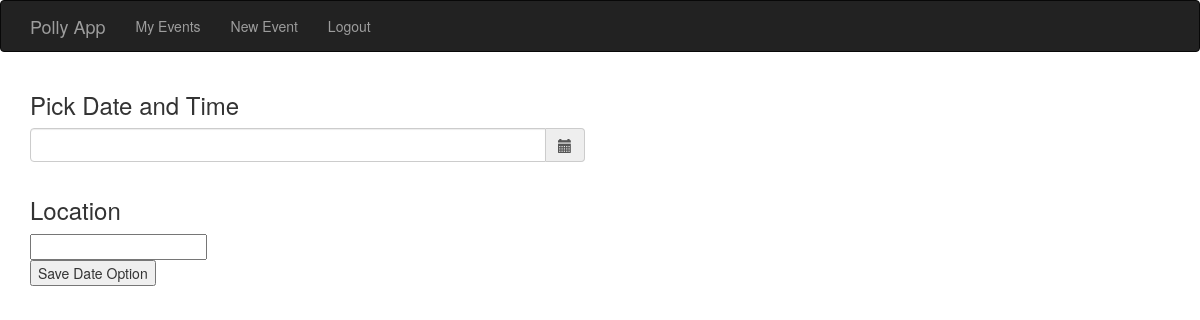
Before: /new_event_date/6 (signed in) with the older database file.
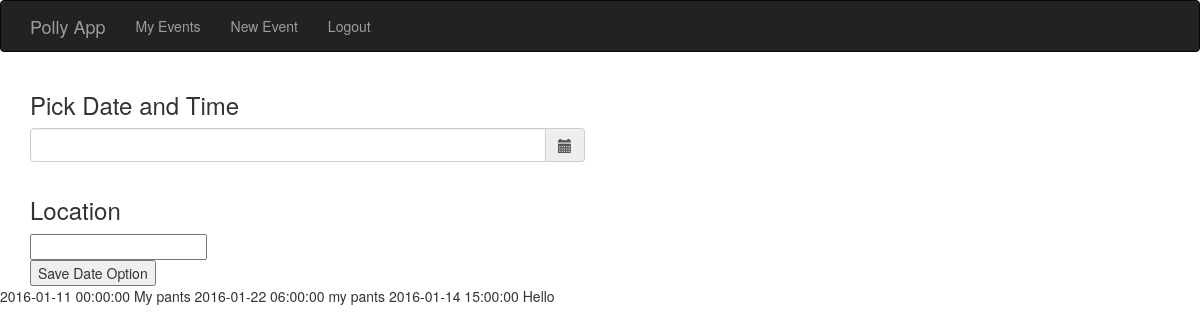
After: the same page with the newer database file.
### app/models.py (models this page shows, shortened)
class EventDate(db.Model):
	__tablename__ = "eventdates"
	id = db.Column(db.Integer, primary_key=True)
	event_id = db.Column(db.Integer, db.ForeignKey("events.id"))
	date = db.Column(db.DateTime, unique=False)
	location = db.Column(db.String(120), unique=False)
	confirmed = db.Column(db.Boolean, unique=False, default = False)
	eventinvites = db.relationship('EventInvite', backref=db.backref('eventdate', lazy='select'))  #RELATIONSHIP DECLARATION

### app/views.py (the view)
@app.route('/new_event_date/<int:event_id>', methods=['GET', 'POST'])
@login_required
def new_event_date(event_id):
	form = EventDateForm()
	if form.validate_on_submit():
		date = datetime.datetime.strptime(form.date.data, '%m/%d/%Y %I:%M %p')
		eventdate = EventDate(event_id = event_id, date = date, location = form.location.data)
		db.session.add(eventdate)
		db.session.commit()
		return redirect(url_for('new_event_date', event_id=event_id))
	eventdates = EventDate.query.filter_by(event_id = event_id).all()
	event = Event.query.filter_by(id = event_id).first()
	return render_template("new_event_date.html", title="New Event Date", form = form, event = event , eventdates = eventdates)

### app/forms.py
class EventDateForm(Form):
	date = StringField("Event Date")
	location = StringField('Location', validators = [Required()] )
	submit = SubmitField("Save Date Option")

### app/models.py (called while the page is built)
@login_manager.user_loader
def load_user(user_id):
	return User.query.get(int(user_id))

### app/templates/new_event_date.html (shortened to what this page needs)
{% extends "base_test.html" %}
{%block content%}
<div class = "container">
	<form action="" method="post">
		<div class = "row">
			<div class = "col-xs-6">
				<h3> Pick Date and Time </h3>
				<div class="form-group">
					<div class='input-group date' id='datetimepicker1'>
						{{ form.date(class ="form-control") }}
						<span class="input-group-addon">
							<span class="glyphicon glyphicon-calendar"></span>
						</span>
					</div>
				</div>
			</div>
		</div>
		<div class = "row">
			<div class = "col-xs-6">
				<h3> Location </h3>
				{{form.location}}
			</div>
		</div>
		<div class = "row">
			<div class = "col-xs-6">
				{{form.submit}}
			</div>
		</div>
	</form>
</div>
{%for eventdate in eventdates%}
{{eventdate.date}}
{{eventdate.location}}
{%endfor%}
{% endblock %}

Changed rows visible on the page:
added EventDate: date "2016-01-11 00:00:00", location "My pants"
added EventDate: date "2016-01-22 06:00:00", location "my pants"
added EventDate: date "2016-01-14 15:00:00", location "Hello"
